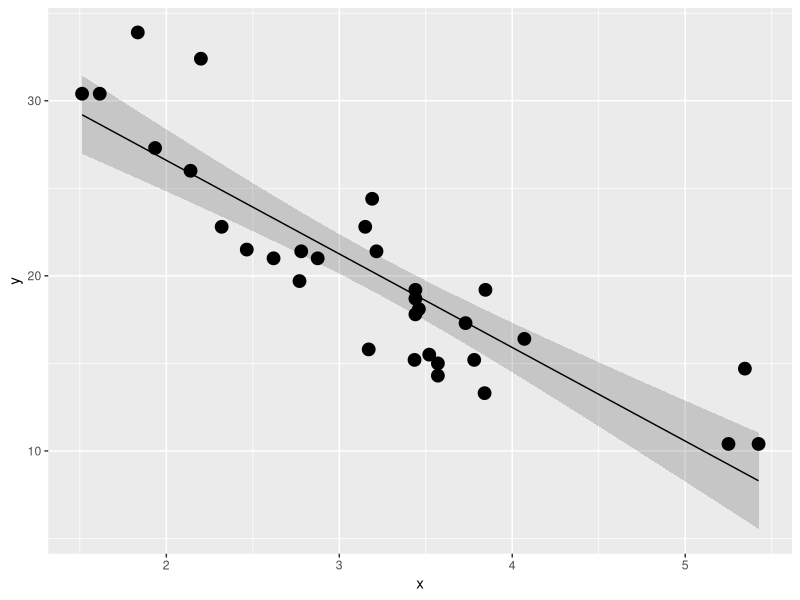

This figure's R source:
# Coursera JHPH Data Science
# 007 - Regression Models
# Week 2 | Quiz
#
# Joe Nguyen | 05 Nov, 2015

# Change working directory
dirBase <- "/home/joe/Documents/01-coursera/01-data-science"
dirWorking <- "/07-regression"
setwd(file.path(dirBase, dirWorking))
rm(list = ls())


## Question 1
# Consider the following data with x as the predictor and y as as the outcome.
x <- c(0.61, 0.93, 0.83, 0.35, 0.54, 0.16, 0.91, 0.62, 0.62)
y <- c(0.67, 0.84, 0.6, 0.18, 0.85, 0.47, 1.1, 0.65, 0.36)
# Give a P-value for the two sided hypothesis test of whether β1 from a linear regression model is 0 or not.
fit <- lm(y ~ x)
beta1 <- coef(fit)[2]; beta1
# beta1 <- cor(y, x) * sd(y) / sd(x)

# Manual statistical inference:
n <- length(x)
# sigma <- sqrt( sum(resid(fit)^2) / (n - 2) ); sigma
ssx <- sum((x - mean(x))^2)
seBeta1 <- summary(fit)$sigma / sqrt(ssx)
ts <- (beta1 - 0) / seBeta1; ts

pBeta1 <- 2 * pt(abs(ts), df = n-2, lower.tail = FALSE); pBeta1

# R-function statistical inference:
summary(fit)$coefficients
# ^ rows are for coeffs: {beta0, beta1, ...}


## Question 2
# Consider the previous problem, give the estimate of the residual standard deviation.
summary(fit)$sigma
# sigma <- sqrt( sum(resid(fit)^2) / (n - 2) ); sigma
# sigma <- sqrt( sum(resid(fit)^2) / fit$df ); sigma


## Question 3 ?? ANSWER = 18.991 ??
# In the mtcars data set, fit a linear regression model of weight (predictor) on mpg (outcome). Get a 95% confidence interval for the expected mpg at the average weight. What is the lower endpoint?
data("mtcars")
y <- mtcars$mpg
x <- mtcars$wt
n <- length(x)
fit <- lm(y ~ x)

# predict(fit, newdata = data.frame(3.21725), interval = ("prediction"))
# yEst <- fit$coefficients[1] + fit$coefficients[2] * mean(x); yEst
sumCoef <- summary(fit)$coefficients; sumCoef
x0 <- mean(x)
yEst <- sumCoef[1,1] + sumCoef[2,1] * x0; yEst

# # 95% lower confidence bound
# yEst - qt(.975, df = fit$df) * sumCoef[2,2] - 
#     qt(.975, df = fit$df) * sumCoef[1,2]

# SOLUTION:
# 1) predict function
predict(fit, newdata = data.frame(x = x0), interval = "confidence")

# 2) manual (lecture 07-inference-regression)
sigma <- summary(fit)$sigma   # sqrt( sum(resid(fit)^2) / fit$df )
ssx <- sum((x - mean(x))^2)

# confidence interval se at x0
se <- sigma * sqrt(1/n + (x0 - mean(x))^2 / ssx)

# confidence interval
yEst + c(-1,1) * qt(0.975, df = fit$df) * se

#####################
library(ggplot2)
newx <- data.frame(x = seq(min(x), max(x), length = 100))
p1 <- data.frame(predict(fit, newdata = newx, interval = "confidence"))
p1$x = newx$x
names(p1)[1] <- "y"

g <- ggplot(p1, aes(x,y)) + 
    geom_ribbon(aes(ymin = lwr, ymax = upr), alpha = 0.2) + 
    geom_line() + 
    geom_point(data = data.frame(x=x, y=y), aes(x = x, y = y), size = 4)
g
#####################


## Question 4
# Refer to the previous question. Read the help file for mtcars. What is the weight coefficient interpreted as?
#
# wt -> lb/1000
#
# mpg <- b0 + b1 * wt
# -> b1 = mpg / wt = (1000 * mpg / lb)
#
# The estimated expected change in mpg per 1,000 lb increase in weight.


## Question 5 ?? ANSWER = 27.57 ??
# Consider again the mtcars data set and a linear regression model with mpg as predicted by weight (1,000 lbs). A new car is coming weighing 3000 pounds. Construct a 95% prediction interval for its mpg. What is the upper endpoint?
x0 <- 3
yEst <- sumCoef[1,1] + sumCoef[2,1] * x0; yEst

# SOLUTION:
# 1) predict function
predict(fit, newdata = data.frame(x = x0), interval = "prediction")

# 2) manual (lecture 07-inference-regression)
# prediction interval se at x0
se <- sigma * sqrt(1 + 1/n + (x0 - mean(x))^2 / ssx)

# prediction interval
yEst + c(-1,1) * qt(0.975, df = fit$df) * se


## Question 6
# Consider again the mtcars data set and a linear regression model with mpg as predicted by weight (in 1,000 lbs). A “short” ton is defined as 2,000 lbs. Construct a 95% confidence interval for the expected change in mpg per 1 short ton increase in weight. Give the lower endpoint.
(sumCoef[2,1] + c(-1, 1) * qt(.975, df = fit$df) * sumCoef[2, 2]) * 2


## Question 7
# If my X from a linear regression is measured in centimeters and I convert it to meters what would happen to the slope coefficient?
#
# It would get multiplied by 100.


## Question 8
# I have an outcome, Y, and a predictor, X and fit a linear regression model with Y=β0+β1X+ϵ to obtain β^0 and β^1. What would be the consequence to the subsequent slope and intercept if I were to refit the model with a new regressor, X+c for some constant, c?
#
# The new intercept would be β^0 − cβ^1
#
# Reason:
# Y = β0 + β1(X + c) + ϵ
# Y = (β0 + β1c) + β1X + ϵ
#
# ... use graphical intepretation: for +ve β1, intercept moves down, for -ve β1, intercept moves up


## Question 9
# Refer back to the mtcars data set with mpg as an outcome and weight (wt) as the predictor. About what is the ratio of the sum of the squared errors, ∑ni=1(Yi−Y^i)2 when comparing a model with just an intercept (denominator) to the model with the intercept and slope (numerator)?
#
# Model with just intercept returns average of outcome (on y-axis). So this model has more variability than model that includes slope; ratio must be < 1
sseMean <- sum((y - mean(y))^2)
sseFit <- sum(fit$residuals^2)
sseFit / sseMean
# Ratio = 0.25


## Question 10
# Do the residuals always have to sum to 0 in linear regression?
sum(fit$residuals)
# The residuals must always sum to zero. -> No, E[e] = 0; only if an intercept is included, then they will sum to 0. (Not sure why, but from lecture 06-residual-variation)

